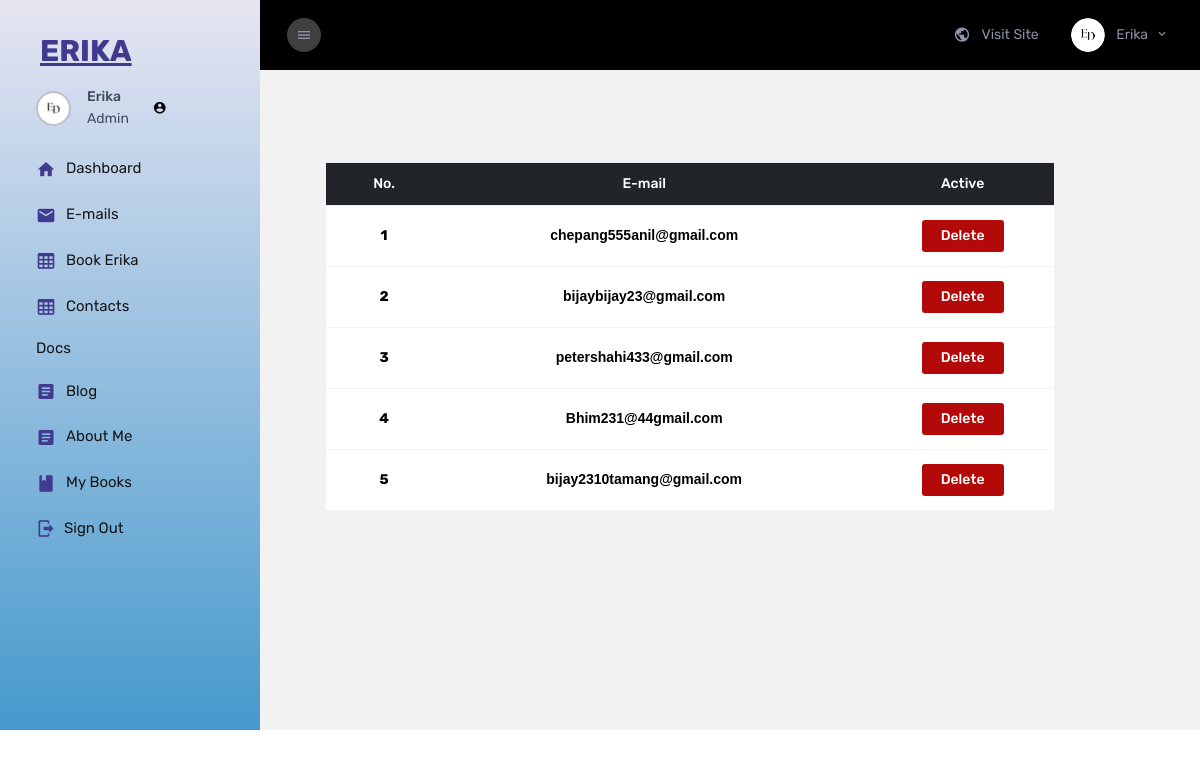
The page /E_Admin/mail/ (signed in) on the database as committed earlier.
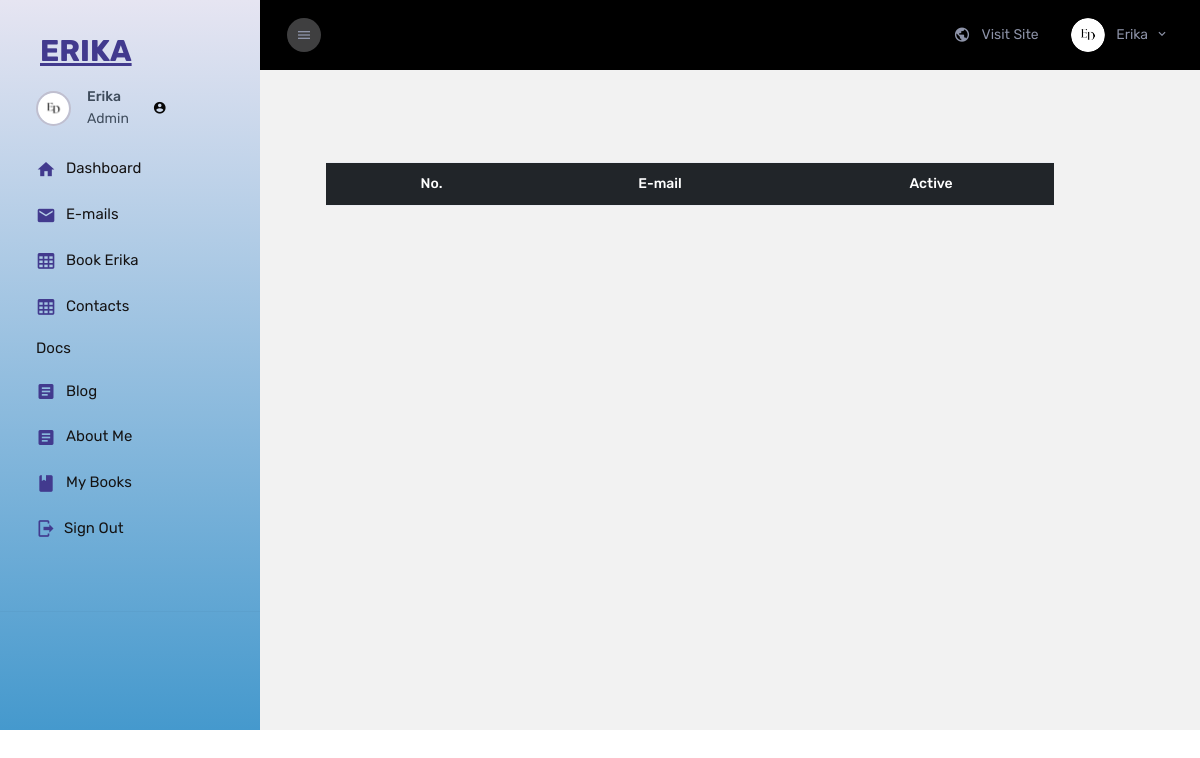
The same page on the database as committed later.
### ErikaApp/models.py (models this page shows, shortened)
class Email_Info(models.Model):
    Info_Email = models.EmailField()

### Erika_Admin/views.py (the view)
# urls.py: path('mail/',views.Dashboard.email, name='mail'),
    @login_required(login_url='adminlogin')
    def email(request):
        mail = Email_Info.objects.all()
        context = {
            'mail':mail,
        }
        return render(request, 'main/mail.html',context)

### Erika_Admin/templates/main/mail.html
{% extends 'partials/base.html' %}
{% load static %}
{% block link %}
<link rel="stylesheet" href="{% static 'css/dashboard.css' %}">
{% endblock link %}
{% block body %}
<div class="main-panel justify-content-center">
    <div class="content-wrapper pb-0">
        <div class="page-header flex-wrap">
            <div class="container-fluid py-5 ">
                <div class="container">
                    <table class="table text-center">
                        <thead class="table-dark">
                            <tr>
                                <th scope="col">No.</th>
                                <th scope="col">E-mail</th>
                                <th scope="col">Active</th>
                            </tr>
                        </thead>
                        <tbody>
                            {% for i in mail reversed %}
                            <tr>
                                <th scope="row">{{ forloop.counter }}</th>
                                <td> <a href="mailto:{{i.Info_Email}}" class="mailto-link" >{{i.Info_Email}} </a></td>
                                <td>
                                    <a href="{% url 'mail_delete' i.id %}">
                                        <button type="button" class="btn" style="background-color: #b30909; color: #ffffff;">Delete</button>
                                    </a>
                                </td>
                            </tr>
                            {% endfor %}
                        </tbody>
                    </table>
                </div>
            </div>
        </div>
    </div>
</div>
{% endblock body %}

Rows that differ between the two databases and show on the page:
removed Email_Info: Info_Email "chepang555anil@gmail.com"
removed Email_Info: Info_Email "bijaybijay23@gmail.com"
removed Email_Info: Info_Email "petershahi433@gmail.com"
removed Email_Info: Info_Email "Bhim231@44gmail.com"
removed Email_Info: Info_Email "bijay2310tamang@gmail.com"
